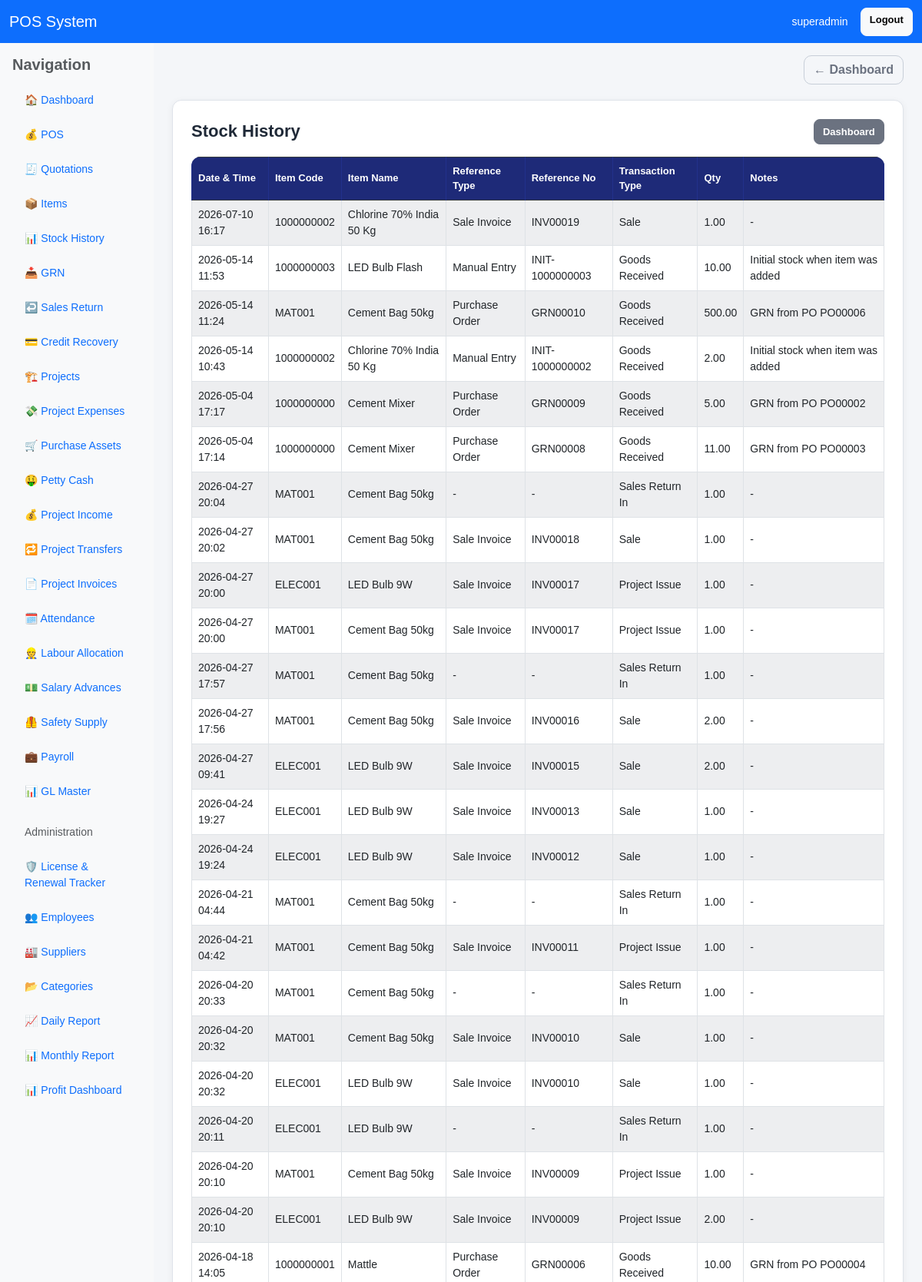
Screenshot of /stock-history/ (signed in, upper part) with the database file from the repository.
### pos/models.py (models this page shows, shortened)
class StockTransaction(models.Model):
    TRANSACTION_TYPES = [
        ("sale", "Sale"),
        ("return_in", "Sales Return In"),
        ("project_issue", "Project Issue"),
        ("grn", "Goods Received"),
        ("adjustment_in", "Adjustment In"),
        ("adjustment_out", "Adjustment Out"),
    ]
    REFERENCE_TYPES = [
        ("sale", "Sale Invoice"),
        ("return", "Sales Return"),
        ("po", "Purchase Order"),
        ("manual", "Manual Entry"),
        ("project", "Project Issue"),
    ]
    item = models.ForeignKey(
        "Item",
        on_delete=models.CASCADE,
        related_name="stock_transactions"
    )
    transaction_type = models.CharField(max_length=30, choices=TRANSACTION_TYPES)
    qty = models.DecimalField(max_digits=12, decimal_places=2, default=0)
    reference_type = models.CharField(max_length=20, choices=REFERENCE_TYPES, blank=True, null=True)
    reference_no = models.CharField(max_length=50, blank=True, null=True)
    notes = models.TextField(blank=True, null=True)
    created_by = models.ForeignKey(
        User,
        on_delete=models.SET_NULL,
        null=True,
        blank=True,
        related_name="stock_transactions"
    )
    created_at = models.DateTimeField(auto_now_add=True)
    class Meta:
        ordering = ["created_at", "id"]

class Item(models.Model):
    ITEM_TYPE_CHOICES = [
        ("retail", "Retail"),
        ("project", "Project"),
        ("service", "Service"),
    ]
    item_code = models.CharField(max_length=50, unique=True)
    name = models.CharField(max_length=255)
    category = models.ForeignKey(
        "Category",
        on_delete=models.SET_NULL,
        null=True,
        blank=True
    )
    supplier = models.ForeignKey(
        "Supplier",
        on_delete=models.SET_NULL,
        null=True,
        blank=True
    )
    unit = models.CharField(max_length=30, default="pcs")
    cost_price = models.DecimalField(max_digits=12, decimal_places=2, default=0)
    selling_price = models.DecimalField(max_digits=12, decimal_places=2, default=0)
    stock = models.DecimalField(max_digits=12, decimal_places=2, default=0)
    purchase_date = models.DateField(blank=True, null=True)
    item_type = models.CharField(max_length=20, choices=ITEM_TYPE_CHOICES, default="retail")
    is_service = models.BooleanField(default=False)
    allow_discount = models.BooleanField(default=True)
    max_discount_value = models.DecimalField(max_digits=12, decimal_places=2, default=0)
    reorder_level = models.DecimalField(max_digits=12, decimal_places=2, default=0)
    warranty_days = models.PositiveIntegerField(default=0)
    retail_gl_account = models.ForeignKey(
        "GLMaster",
        on_delete=models.SET_NULL,
        null=True,
        blank=True,
        related_name="retail_items"
    )
    cost_gl_account = models.ForeignKey(
        "GLMaster",
        on_delete=models.SET_NULL,
        null=True,
        blank=True,
        related_name="cost_items"
    )
    is_active = models.BooleanField(default=True)
    updated_by = models.ForeignKey(
        User,
        on_delete=models.SET_NULL,
        null=True,
        blank=True,
        related_name="updated_items"
    )
    created_at = models.DateTimeField(auto_now_add=True)
    class Meta:
        ordering = ["name"]

### pos/views.py (the view, shortened to what this page needs)
# urls.py: path('stock-history/', views.stock_history, name='stock_history'),
@user_passes_test(can_manage_items)
def stock_history(request):
    item_id = request.GET.get("item_id")
    rows = StockTransaction.objects.select_related("item").order_by("-created_at")
    return render(request, "pos/stock_history.html", {"rows": rows})

### pos/views.py (called while the page is built)
def is_owner(user):
    return user.is_superuser or user.groups.filter(name__iexact="Owner").exists()

def can_manage_items(user):
    return is_owner(user) or is_manager(user) or is_clerk(user)

### pos/templates/pos/stock_history.html (shortened to what this page needs)
{% extends "base.html" %}
{% block content %}
<div class="card p-3 p-md-4">
    <div class="app-card-header">
        <h4 class="app-page-title">Stock History</h4>
        <div>
            <a href="{% url 'dashboard' %}" class="btn btn-secondary btn-sm">Dashboard</a>
        </div>
    </div>
    <div class="table-responsive">
        <table class="table table-bordered table-striped bg-white align-middle">
            <thead class="table-dark">
                <tr>
                    <th>Date & Time</th>
                    <th>Item Code</th>
                    <th>Item Name</th>
                    <th>Reference Type</th>
                    <th>Reference No</th>
                    <th>Transaction Type</th>
                    <th>Qty</th>
                    <th>Notes</th>
                </tr>
            </thead>
            <tbody>
                {% for row in rows %}
                <tr>
                    <td>{{ row.created_at|date:"Y-m-d H:i" }}</td>
                    <td>{{ row.item.item_code }}</td>
                    <td>{{ row.item.name }}</td>
                    <td>{{ row.get_reference_type_display|default:"-" }}</td>
                    <td>{{ row.reference_no|default:"-" }}</td>
                    <td>{{ row.get_transaction_type_display }}</td>
                    <td>{{ row.qty }}</td>
                    <td>{{ row.notes|default:"-" }}</td>
                </tr>
                {% empty %}
                <tr>
                    <td colspan="8" class="text-center">No stock history found</td>
                </tr>
                {% endfor %}
            </tbody>
        </table>
    </div>
</div>
{% endblock %}

### pos/templates/includes/navbar.html
<nav class="navbar navbar-expand-lg navbar-dark bg-primary">
    <div class="container-fluid">
        <a class="navbar-brand" href="{% url 'dashboard' %}">POS System</a>
        <div class="d-flex ms-auto">
            {% if request.user.is_authenticated %}
                <span class="navbar-text text-white me-3">
                    {{ request.user.username }}
                </span>
                <a href="{% url 'logout' %}" class="btn btn-light btn-sm">Logout</a>
            {% endif %}
        </div>
    </div>
</nav>

### static/css/app.css (style rules this page uses)
:root { --app-bg: #f4f6f9; --card-bg: #ffffff; --border-color: #dfe3ea; --text-main: #1f2937; --text-muted: #6b7280; --brand: #1e2a78; --brand-dark: #182260; --brand-soft: #eef2ff; --success-soft: #eaf7ee; --danger-soft: #fdecec; --warning-soft: #fff7e6; --shadow-soft: 0 2px 10px rgba(15, 23, 42, 0.06); --shadow-medium: 0 6px 18px rgba(15, 23, 42, 0.08); --radius: 12px; --pi-dark: #16384b; --pi-dark-2: #20495e; --pi-teal: #1fb6be; --pi-teal-2: #28c7cd; --pi-soft: #eef8f8; --pi-border: #cfe5e7; }
html, body { margin: 0; padding: 0; }
body.app-body { background: var(--app-bg); color: var(--text-main); font-size: 14px; font-family: Arial, sans-serif; }
.container, .container-fluid { width: 100%; }
.app-card, .card { border: 1px solid var(--border-color); border-radius: var(--radius); box-shadow: var(--shadow-soft); background: var(--card-bg); }
.app-card-header { display: flex; justify-content: space-between; align-items: center; gap: 12px; margin-bottom: 16px; flex-wrap: wrap; }
.app-page-title, h4, h5 { color: var(--text-main); font-weight: 700; margin: 0; }
.app-page-title { font-size: 22px; }
.btn { border-radius: 10px; font-weight: 600; transition: all 0.18s ease; }
.btn-sm { border-radius: 8px; font-size: 13px; padding: 0.35rem 0.7rem; }
.btn-secondary { background: #6b7280; border-color: #6b7280; color: #fff; }
.table { margin-bottom: 0; }
.table-responsive { border-radius: 12px; }
.table thead th, .table-dark th { background: var(--brand) !important; color: #fff !important; border-color: #22318b !important; font-size: 13px; font-weight: 700; vertical-align: middle; }
.table td, .table th { vertical-align: middle; }
.table-striped > tbody > tr:nth-of-type(odd) > * { background-color: #fafbfd; }

### rows the page displays
StockTransaction: created_at "2026-07-10 16:17", item.item_code "1000000002", item.name "Chlorine 70% India 50 Kg", reference_type "Sale Invoice", reference_no "INV00019", transaction_type "Sale", qty "1.00", notes "-"
StockTransaction: created_at "2026-05-14 11:53", item.item_code "1000000003", item.name "LED Bulb Flash", reference_type "Manual Entry", reference_no "INIT-1000000003", transaction_type "Goods Received", qty "10.00", notes "Initial stock when item was added"
StockTransaction: created_at "2026-05-14 11:24", item.item_code "MAT001", item.name "Cement Bag 50kg", reference_type "Purchase Order", reference_no "GRN00010", transaction_type "Goods Received", qty "500.00", notes "GRN from PO PO00006"
StockTransaction: created_at "2026-05-14 10:43", item.item_code "1000000002", item.name "Chlorine 70% India 50 Kg", reference_type "Manual Entry", reference_no "INIT-1000000002", transaction_type "Goods Received", qty "2.00", notes "Initial stock when item was added"
StockTransaction: created_at "2026-05-04 17:17", item.item_code "1000000000", item.name "Cement Mixer", reference_type "Purchase Order", reference_no "GRN00009", transaction_type "Goods Received", qty "5.00", notes "GRN from PO PO00002"
StockTransaction: created_at "2026-05-04 17:14", item.item_code "1000000000", item.name "Cement Mixer", reference_type "Purchase Order", reference_no "GRN00008", transaction_type "Goods Received", qty "11.00", notes "GRN from PO PO00003"
StockTransaction: created_at "2026-04-27 20:04", item.item_code "MAT001", item.name "Cement Bag 50kg", reference_type "-", reference_no "-", transaction_type "Sales Return In", qty "1.00", notes "-"
StockTransaction: created_at "2026-04-27 20:02", item.item_code "MAT001", item.name "Cement Bag 50kg", reference_type "Sale Invoice", reference_no "INV00018", transaction_type "Sale", qty "1.00", notes "-"
StockTransaction: created_at "2026-04-27 20:00", item.item_code "ELEC001", item.name "LED Bulb 9W", reference_type "Sale Invoice", reference_no "INV00017", transaction_type "Project Issue", qty "1.00", notes "-"
StockTransaction: created_at "2026-04-27 20:00", item.item_code "MAT001", item.name "Cement Bag 50kg", reference_type "Sale Invoice", reference_no "INV00017", transaction_type "Project Issue", qty "1.00", notes "-"
StockTransaction: created_at "2026-04-27 17:57", item.item_code "MAT001", item.name "Cement Bag 50kg", reference_type "-", reference_no "-", transaction_type "Sales Return In", qty "1.00", notes "-"
StockTransaction: created_at "2026-04-27 17:56", item.item_code "MAT001", item.name "Cement Bag 50kg", reference_type "Sale Invoice", reference_no "INV00016", transaction_type "Sale", qty "2.00", notes "-"
StockTransaction: created_at "2026-04-27 09:41", item.item_code "ELEC001", item.name "LED Bulb 9W", reference_type "Sale Invoice", reference_no "INV00015", transaction_type "Sale", qty "2.00", notes "-"
StockTransaction: created_at "2026-04-24 19:27", item.item_code "ELEC001", item.name "LED Bulb 9W", reference_type "Sale Invoice", reference_no "INV00013", transaction_type "Sale", qty "1.00", notes "-"
StockTransaction: created_at "2026-04-24 19:24", item.item_code "ELEC001", item.name "LED Bulb 9W", reference_type "Sale Invoice", reference_no "INV00012", transaction_type "Sale", qty "1.00", notes "-"
StockTransaction: created_at "2026-04-21 04:44", item.item_code "MAT001", item.name "Cement Bag 50kg", reference_type "-", reference_no "-", transaction_type "Sales Return In", qty "1.00", notes "-"
StockTransaction: created_at "2026-04-21 04:42", item.item_code "MAT001", item.name "Cement Bag 50kg", reference_type "Sale Invoice", reference_no "INV00011", transaction_type "Project Issue", qty "1.00", notes "-"
StockTransaction: created_at "2026-04-20 20:33", item.item_code "MAT001", item.name "Cement Bag 50kg", reference_type "-", reference_no "-", transaction_type "Sales Return In", qty "1.00", notes "-"
StockTransaction: created_at "2026-04-20 20:32", item.item_code "MAT001", item.name "Cement Bag 50kg", reference_type "Sale Invoice", reference_no "INV00010", transaction_type "Sale", qty "1.00", notes "-"
StockTransaction: created_at "2026-04-20 20:32", item.item_code "ELEC001", item.name "LED Bulb 9W", reference_type "Sale Invoice", reference_no "INV00010", transaction_type "Sale", qty "1.00", notes "-"
StockTransaction: created_at "2026-04-20 20:11", item.item_code "ELEC001", item.name "LED Bulb 9W", reference_type "-", reference_no "-", transaction_type "Sales Return In", qty "1.00", notes "-"
StockTransaction: created_at "2026-04-20 20:10", item.item_code "MAT001", item.name "Cement Bag 50kg", reference_type "Sale Invoice", reference_no "INV00009", transaction_type "Project Issue", qty "1.00", notes "-"
StockTransaction: created_at "2026-04-20 20:10", item.item_code "ELEC001", item.name "LED Bulb 9W", reference_type "Sale Invoice", reference_no "INV00009", transaction_type "Project Issue", qty "2.00", notes "-"
StockTransaction: created_at "2026-04-18 14:05", item.item_code "1000000001", item.name "Mattle", reference_type "Purchase Order", reference_no "GRN00006", transaction_type "Goods Received", qty "10.00", notes "GRN from PO PO00004"

### other values shown
{{ request.user.username }} "superadmin"
